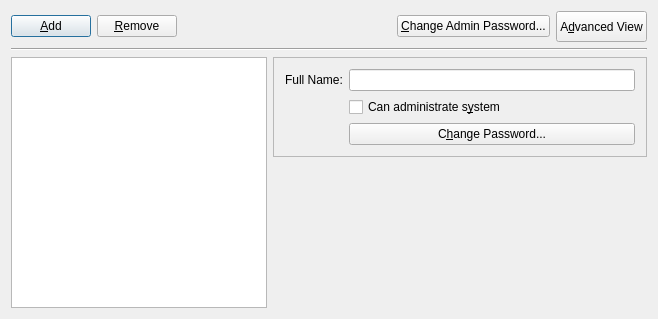
<?xml version="1.0" encoding="UTF-8"?>
<ui version="4.0">
 <class>SimpleDlg</class>
 <widget class="QDialog" name="SimpleDlg">
  <property name="geometry">
   <rect>
    <x>0</x>
    <y>0</y>
    <width>658</width>
    <height>319</height>
   </rect>
  </property>
  <property name="windowTitle">
   <string>TrueOS User Manager</string>
  </property>
  <property name="windowIcon">
   <iconset resource="pcbsdusermanager.qrc">
    <normaloff>:/add_user.png</normaloff>:/add_user.png</iconset>
  </property>
  <layout class="QGridLayout" name="gridLayout">
   <item row="0" column="0" colspan="2">
    <layout class="QVBoxLayout">
     <item>
      <layout class="QHBoxLayout">
       <item>
        <widget class="QPushButton" name="addUserBut">
         <property name="text">
          <string>&amp;Add</string>
         </property>
         <property name="icon">
          <iconset resource="pcbsdusermanager.qrc">
           <normaloff>:/add_user.png</normaloff>:/add_user.png</iconset>
         </property>
         <property name="shortcut">
          <string>Alt+A</string>
         </property>
        </widget>
       </item>
       <item>
        <widget class="QPushButton" name="removeUserBut">
         <property name="text">
          <string>&amp;Remove</string>
         </property>
         <property name="icon">
          <iconset resource="pcbsdusermanager.qrc">
           <normaloff>:/delete_user.png</normaloff>:/delete_user.png</iconset>
         </property>
         <property name="shortcut">
          <string>Alt+R</string>
         </property>
        </widget>
       </item>
       <item>
        <spacer name="spacer10">
         <property name="orientation">
          <enum>Qt::Horizontal</enum>
         </property>
         <property name="sizeType">
          <enum>QSizePolicy::Expanding</enum>
         </property>
         <property name="sizeHint" stdset="0">
          <size>
           <width>40</width>
           <height>31</height>
          </size>
         </property>
        </spacer>
       </item>
       <item>
        <widget class="QPushButton" name="rootPasswordBut">
         <property name="text">
          <string>&amp;Change Admin Password...</string>
         </property>
         <property name="icon">
          <iconset resource="pcbsdusermanager.qrc">
           <normaloff>:/admin_password.png</normaloff>:/admin_password.png</iconset>
         </property>
         <property name="shortcut">
          <string>Alt+C</string>
         </property>
        </widget>
       </item>
       <item>
        <widget class="QPushButton" name="advancedBut">
         <property name="minimumSize">
          <size>
           <width>0</width>
           <height>31</height>
          </size>
         </property>
         <property name="text">
          <string>A&amp;dvanced View</string>
         </property>
         <property name="shortcut">
          <string>Alt+D</string>
         </property>
        </widget>
       </item>
      </layout>
     </item>
     <item>
      <widget class="Line" name="line2">
       <property name="frameShape">
        <enum>QFrame::HLine</enum>
       </property>
       <property name="frameShadow">
        <enum>QFrame::Sunken</enum>
       </property>
      </widget>
     </item>
    </layout>
   </item>
   <item row="1" column="0" rowspan="2">
    <widget class="QListWidget" name="userList">
     <property name="sizePolicy">
      <sizepolicy hsizetype="Fixed" vsizetype="Expanding">
       <horstretch>0</horstretch>
       <verstretch>0</verstretch>
      </sizepolicy>
     </property>
     <property name="minimumSize">
      <size>
       <width>200</width>
       <height>0</height>
      </size>
     </property>
    </widget>
   </item>
   <item row="1" column="1">
    <widget class="QFrame" name="frame">
     <property name="frameShape">
      <enum>QFrame::StyledPanel</enum>
     </property>
     <property name="frameShadow">
      <enum>QFrame::Raised</enum>
     </property>
     <layout class="QGridLayout" name="gridLayout_2">
      <item row="0" column="0">
       <widget class="QLabel" name="fullnameLbl">
        <property name="sizePolicy">
         <sizepolicy hsizetype="Minimum" vsizetype="Preferred">
          <horstretch>0</horstretch>
          <verstretch>0</verstretch>
         </sizepolicy>
        </property>
        <property name="text">
         <string>Full Name:</string>
        </property>
        <property name="wordWrap">
         <bool>false</bool>
        </property>
       </widget>
      </item>
      <item row="0" column="1">
       <widget class="QLineEdit" name="fullnameBox">
        <property name="sizePolicy">
         <sizepolicy hsizetype="Minimum" vsizetype="Fixed">
          <horstretch>1</horstretch>
          <verstretch>0</verstretch>
         </sizepolicy>
        </property>
       </widget>
      </item>
      <item row="1" column="1">
       <widget class="QCheckBox" name="canAdminCheck">
        <property name="text">
         <string>Can administrate s&amp;ystem</string>
        </property>
        <property name="shortcut">
         <string>Alt+Y</string>
        </property>
       </widget>
      </item>
      <item row="2" column="1">
       <widget class="QPushButton" name="changePasswordBut">
        <property name="text">
         <string>C&amp;hange Password...</string>
        </property>
        <property name="icon">
         <iconset resource="pcbsdusermanager.qrc">
          <normaloff>:/change_password.png</normaloff>:/change_password.png</iconset>
        </property>
        <property name="shortcut">
         <string>Alt+H</string>
        </property>
       </widget>
      </item>
     </layout>
    </widget>
   </item>
   <item row="2" column="1">
    <spacer name="spacer17">
     <property name="orientation">
      <enum>Qt::Vertical</enum>
     </property>
     <property name="sizeType">
      <enum>QSizePolicy::Expanding</enum>
     </property>
     <property name="sizeHint" stdset="0">
      <size>
       <width>21</width>
       <height>8</height>
      </size>
     </property>
    </spacer>
   </item>
  </layout>
 </widget>
 <layoutdefault spacing="6" margin="11"/>
 <tabstops>
  <tabstop>addUserBut</tabstop>
  <tabstop>removeUserBut</tabstop>
  <tabstop>rootPasswordBut</tabstop>
  <tabstop>advancedBut</tabstop>
 </tabstops>
 <resources>
  <include location="pcbsdusermanager.qrc"/>
 </resources>
 <connections/>
</ui>
